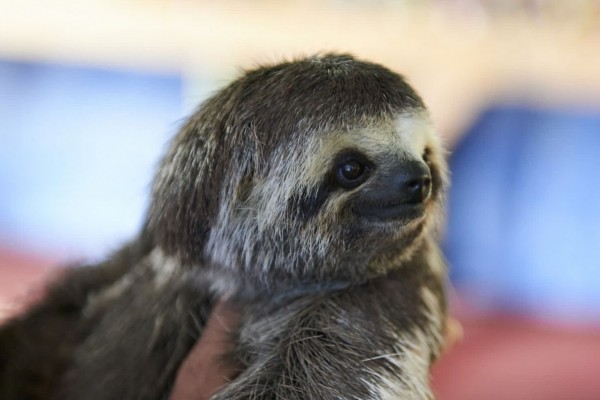
//> input picture issue_49/img/1.jpg, 600 x 400 px; its folder holds only this picture in this run
$ ./main   (built with g++ and OpenCV 4)
//> lines starting //> are read from the running program, lines starting //| are printed output that depends on the picture
### issue_49/issue49/histograma.h
#ifndef HISTOGRAMA_H
#define HISTOGRAMA_H

#include <opencv2/imgproc.hpp>
#include <opencv2/imgcodecs.hpp>
#include <opencv2/highgui.hpp>
#include <stdlib.h>
#include <stdio.h>
#include <iostream>
#include <time.h>
#include <limits>

using namespace cv;
using namespace std;

namespace lbp{

template <typename _Tp>
void histogram_(const Mat& src, Mat& hist, int numPatterns);

template <typename _Tp>
double chi_square_(const Mat& histogram0, const Mat& histogram1);

void spatial_histogram(const Mat& src, Mat& spatialhist, int numPatterns, const Size& window, int overlap=0);

void spatial_histogram(const Mat& src, Mat& spatialhist, int numPatterns, int gridx=8, int gridy=8, int overlap=0);
void histogram(const Mat& src, Mat& hist, int numPatterns);
double chi_square(const Mat& histogram0, const Mat& histogram1);

Mat histogram(const Mat& src, int numPatterns);
Mat spatial_histogram(const Mat& src, int numPatterns, const Size& window, int overlap=0);
Mat spatial_histogram(const Mat& src, int numPatterns, int gridx=8, int gridy=8, int overlap=0);
}

#endif // HISTOGRAMA_H

### issue_49/issue49/lbp.h
#ifndef LBP_H
#define LBP_H

#include <opencv2/imgproc.hpp>
#include <opencv2/imgcodecs.hpp>
#include <opencv2/highgui.hpp>
#include <stdlib.h>
#include <stdio.h>
#include <iostream>
#include <time.h>
#include <limits>

using namespace cv;
using namespace std;

namespace lbp {

template <typename _Tp>
void OLBP_(const cv::Mat& src, cv::Mat& dst);

template <typename _Tp>
void ELBP_(const cv::Mat& src, cv::Mat& dst, int radius = 1, int neighbors = 8);

template <typename _Tp>
void VARLBP_(const cv::Mat& src, cv::Mat& dst, int radius = 1, int neighbors = 8);


void OLBP(const Mat& src, Mat& dst);
void ELBP(const Mat& src, Mat& dst, int radius = 1, int neighbors = 8);
void VARLBP(const Mat& src, Mat& dst, int radius = 1, int neighbors = 8);


Mat OLBP(const Mat& src);
Mat ELBP(const Mat& src, int radius = 1, int neighbors = 8);
Mat VARLBP(const Mat& src, int radius = 1, int neighbors = 8);

}

#endif // LBP_H

### issue_49/issue49/histograma.cpp
#include <opencv2/imgproc.hpp>
#include <opencv2/imgcodecs.hpp>
#include <opencv2/highgui.hpp>
#include "histograma.h"
#include <stdlib.h>
#include <stdio.h>
#include <iostream>
#include <time.h>
#include <vector>
#include "lbp.h"

using namespace cv;
using namespace std;


template <typename _Tp>
void lbp::histogram_(const Mat& src, Mat& hist, int numPatterns) {
    hist = Mat::zeros(1, numPatterns, CV_32SC1);
    for(int i = 0; i < src.rows; i++) {
        for(int j = 0; j < src.cols; j++) {
            int bin = src.at<_Tp>(i,j);
            hist.at<int>(0,bin) += 1;
        }
    }
}

template <typename _Tp>
// [15 lines left out: function chi_square_, not called in this run]


void lbp::spatial_histogram(const Mat& src, Mat& hist, int numPatterns, const Size& window, int overlap) {
    int width = src.cols;
    int height = src.rows;
    vector<Mat> histograms;
    for(int x=0; x < width - window.width; x+=(window.width-overlap)) {
        for(int y=0; y < height-window.height; y+=(window.height-overlap)) {
            Mat cell = Mat(src, Rect(x,y,window.width, window.height));
            histograms.push_back(histogram(cell, numPatterns));
        }
    }
    hist.create(1, histograms.size()*numPatterns, CV_32SC1);
    // i know this is a bit lame now... feel free to make this a bit more efficient...
    for(int histIdx=0; histIdx < histograms.size(); histIdx++) {
        for(int valIdx = 0; valIdx < numPatterns; valIdx++) {
            int y = histIdx*numPatterns+valIdx;
            hist.at<int>(0,y) = histograms[histIdx].at<int>(valIdx);
        }
    }
}

// wrappers
void lbp::histogram(const Mat& src, Mat& hist, int numPatterns) {
    switch(src.type()) {
        case CV_8SC1: histogram_<char>(src, hist, numPatterns); break;
        case CV_8UC1: histogram_<unsigned char>(src, hist, numPatterns); break;
        case CV_16SC1: histogram_<short>(src, hist, numPatterns); break;
        case CV_16UC1: histogram_<unsigned short>(src, hist, numPatterns); break;
        case CV_32SC1: histogram_<int>(src, hist, numPatterns); break;
    }
}

// [10 lines left out: function chi_square, not called in this run]

void lbp::spatial_histogram(const Mat& src, Mat& dst, int numPatterns, int gridx, int gridy, int overlap) {
    int width = static_cast<int>(floor(src.cols/gridx));
    int height = static_cast<int>(floor(src.rows / gridy));
    spatial_histogram(src, dst, numPatterns, Size_<int>(width, height), overlap);
}

// Mat return type functions
Mat lbp::histogram(const Mat& src, int numPatterns) {
    Mat hist;
    histogram(src, hist, numPatterns);
    return hist;
}


// [5 lines left out: function spatial_histogram, not called in this run]


Mat lbp::spatial_histogram(const Mat& src, int numPatterns, int gridx, int gridy, int overlap) {
    Mat hist;
    spatial_histogram(src, hist, numPatterns, gridx, gridy);
    return hist;
}

### issue_49/issue49/lbp.cpp
#include <opencv2/imgproc.hpp>
#include <opencv2/imgcodecs.hpp>
#include <opencv2/highgui.hpp>
#include <stdlib.h>
#include <stdio.h>
#include <iostream>
#include <time.h>
#include "histograma.h"
#include "lbp.h"

using namespace cv;
using namespace std;

template <typename _Tp>
void lbp::OLBP_(const Mat& src, Mat& dst) {
    dst = Mat::zeros(src.rows-2, src.cols-2, CV_8UC1);
    for(int i=1;i<src.rows-1;i++) {
        for(int j=1;j<src.cols-1;j++) {
            _Tp center = src.at<_Tp>(i,j);
            unsigned char code = 0;
            code |= (src.at<_Tp>(i-1,j-1) > center) << 7;
            code |= (src.at<_Tp>(i-1,j) > center) << 6;
            code |= (src.at<_Tp>(i-1,j+1) > center) << 5;
            code |= (src.at<_Tp>(i,j+1) > center) << 4;
            code |= (src.at<_Tp>(i+1,j+1) > center) << 3;
            code |= (src.at<_Tp>(i+1,j) > center) << 2;
            code |= (src.at<_Tp>(i+1,j-1) > center) << 1;
            code |= (src.at<_Tp>(i,j-1) > center) << 0;
            dst.at<unsigned char>(i-1,j-1) = code;
        }
    }
}

template <typename _Tp>
// [30 lines left out: function ELBP_, not called in this run]

template <typename _Tp>
// [41 lines left out: function VARLBP_, not called in this run]

// now the wrapper functions
void lbp::OLBP(const Mat& src, Mat& dst) {
    switch(src.type()) {
        case CV_8SC1: OLBP_<char>(src, dst); break;
        case CV_8UC1: OLBP_<unsigned char>(src, dst); break;
        case CV_16SC1: OLBP_<short>(src, dst); break;
        case CV_16UC1: OLBP_<unsigned short>(src, dst); break;
        case CV_32SC1: OLBP_<int>(src, dst); break;
        case CV_32FC1: OLBP_<float>(src, dst); break;
        case CV_64FC1: OLBP_<double>(src, dst); break;
    }
}

// [23 lines left out: functions ELBP, VARLBP, not called in this run]

// now the Mat return functions
Mat lbp::OLBP(const Mat& src) { Mat dst; OLBP(src, dst); return dst; }
Mat lbp::ELBP(const Mat& src, int radius, int neighbors) { Mat dst; ELBP(src, dst, radius, neighbors); return dst; }
Mat lbp::VARLBP(const Mat& src, int radius, int neighbors) { Mat dst; VARLBP(src, dst, radius, neighbors); return dst; }

### issue_49/issue49/main.cpp
#include <opencv2/imgproc.hpp>
#include <opencv2/imgcodecs.hpp>
#include <opencv2/highgui.hpp>
#include <stdlib.h>
#include <stdio.h>
#include <iostream>
#include <time.h>
#include <fstream>
#include <string.h>
#include <time.h>

#include "lbp.h"
#include "histograma.h"

#include <sys/time.h>
#include <vector>

#define _WIN32_WINNT 0x050

using namespace cv;
using namespace std;

vector<float> lbp_extraction_image(Mat src){
    Mat lbp_img = lbp::OLBP(src);
    int quant_tomCinza = 12;//Quantidade de Tons de Cinza
    normalize(lbp_img, lbp_img, 0, quant_tomCinza-1, NORM_MINMAX, CV_8UC1);
    //Parametros da Função Normalize
    //1 - imagem de entrada // 2 - imagem de saida
    //3, 4 - Variacao dos tons de cinza que a imagem vai ter. Neste caso -> 0 ~ 11
    //5 - A funcao NORM_MINMAX serve para normalizar entre os valores do parametros (3,4)
    //6 - CV_8UC1 -> Imagem 8 bits Uchar, 1 canal
    Mat spatial_hist = lbp::spatial_histogram(lbp_img, quant_tomCinza, 3, 3, 0);
    // Parametros da Funcao spatial_hist
    //1 - imagem de entrada // 2 - A variacao entre os parametros (3,4) da funcao Normalize no caso 12
    //3, 4 - Tamanho da mascara(vizinhanca)  3x3
    //
    vector<float> feature_vector;
    for(int j = 0; j < spatial_hist.cols; ++j){
        if(spatial_hist.at<int>(0, j) != -1){
            feature_vector.push_back(spatial_hist.at<int>(0, j));
        }
    }
    return feature_vector;
}


int main(){

    char dir_img[500];

    for(int i=0;i<10; i++){
        sprintf(dir_img,"../img/%d.jpg",(i+1));

        Mat img = imread(dir_img,0);
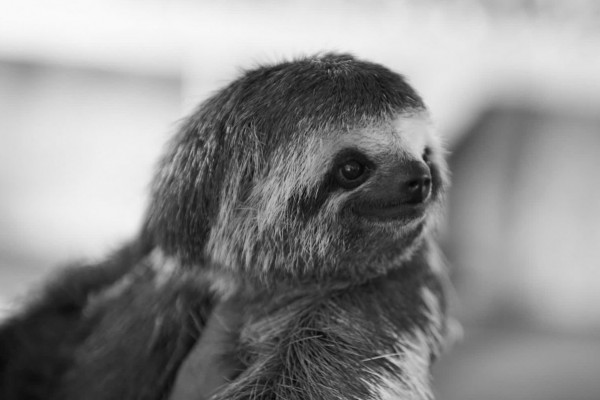
//> img: 400 rows x 600 cols, CV_8UC1; min 2, max 251, mean 139.9
        if(!img.data){
            cout<<"Image not found!"<<endl;
            exit(0);
        }
        int r = 293;
        int c = 293;

        Mat imageMat;
        Size sizeMat(c,r);
        resize(img,imageMat,sizeMat);
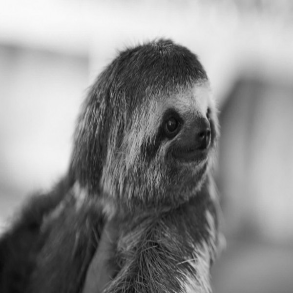
//> imageMat: 293 rows x 293 cols, CV_8UC1; min 5, max 250, mean 139.8

        clock_t Temp[2];//TEMPO

        vector <float> resul_LBP;

        Temp[0]= clock();

        resul_LBP = lbp_extraction_image(imageMat);//FUNCAO DO LBP
//> after the loop in OLBP_, `for(int i=1;i<src.rows-1;i++)`:
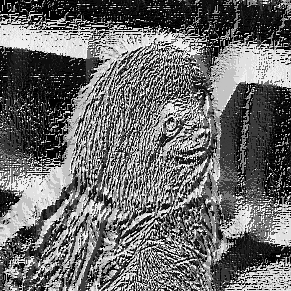
//> dst: 291 rows x 291 cols, CV_8UC1; min 0, max 255, mean 106.7
//> the loop in spatial_histogram, `for(int x=0; x < width - window.width; x+=(window.width-overlap))` made 2 passes
//> the loop in spatial_histogram, `for(int histIdx=0; histIdx < histograms.size(); histIdx++)` made 4 passes
//> after the loop in spatial_histogram, `for(int histIdx=0; histIdx < histograms.size(); histIdx++)`: hist = 48 values, max 2680 at index 1, min 63 at index 7, mean 784.1
//> in spatial_histogram, `spatial_histogram(src, dst, numPatterns, Size_<int>(width, height), ov..`: dst has the same summary as hist
//> in lbp_extraction_image, `Mat spatial_hist = lbp::spatial_histogram(lbp_img, quant_tomCinza, 3, ..`: spatial_hist has the same summary as hist in spatial_histogram
//> resul_LBP has the same summary as hist in spatial_histogram

        Temp[1]= clock();

        printf("%d\t",(int)resul_LBP.size());//retorno.size -> Quantidade de Atributos Gerados.
//| 48

        double time;
        time = (Temp[1]-Temp[0])*1000.0/CLOCKS_PER_SEC;
        FILE * tempos;

        tempos = fopen("../Results/time.txt","a");
        fprintf(tempos,"%f\n",time);
        fclose(tempos);

        FILE *fpOutOpencvGLCM;

        fpOutOpencvGLCM = fopen("../Results/LBP.txt","a");
        for (int print = 0; print < resul_LBP.size(); print+=1){
            fprintf(fpOutOpencvGLCM, "%f,",resul_LBP.at(print));
        }
//> this loop made 48 passes
//> (the program exits here)
